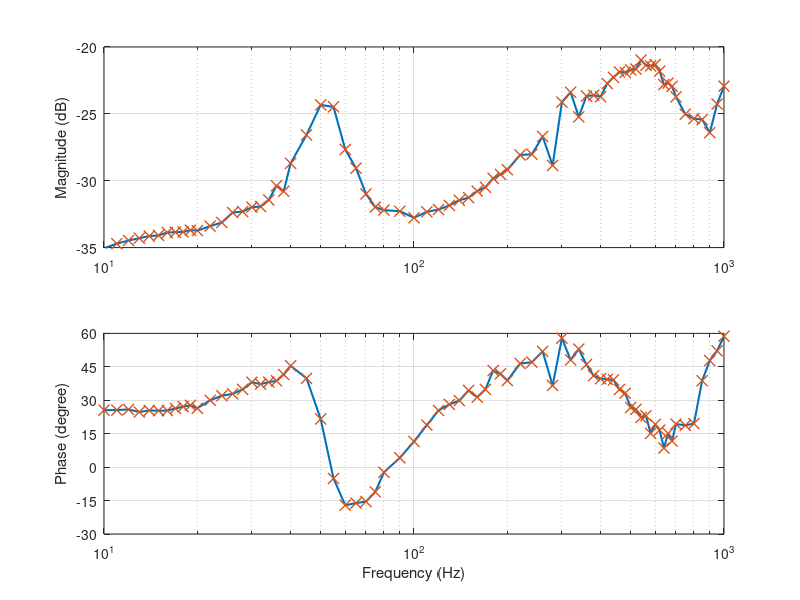

Source code (MATLAB): (Note: this script raises an error after producing the figure.)
load('myfile_0.mat')
p_start=10;
%% 
Length=length(Bode_0);
Frequency=Bode_0(2,1:2:Length-1);

Ydd_mag=Bode_0(3,1:2:Length-1);
Ydd_mag_db = 20*log10(Ydd_mag); 
Ydd_Phase=Bode_0(4,1:2:Length-1);

Ydq_mag=Bode_0(3,2:2:Length);
Ydq_mag_db = 20*log10(Ydq_mag);
Ydq_Phase=Bode_0(4,2:2:Length);

Yqd_mag=Bode_0(5,1:2:Length-1);
Yqd_mag_db = 20*log10(Yqd_mag);
Yqd_Phase=Bode_0(6,1:2:Length-1);

Yqq_mag=Bode_0(5,2:2:Length);
Yqq_mag_db = 20*log10(Yqq_mag);
Yqq_Phase=Bode_0(6,2:2:Length);

Length_new=Length/2;
%% Plot
% Arrange x axis
fbd_L = min(Frequency);
fbd_H = max(Frequency);
xmax = log10(fbd_H)-log10(fbd_L)+1;
x_v(1) = fbd_L;
for x=2:(xmax-1)
x_v(x) = fbd_L*(10^(x-1));
end
x_v(xmax) = fbd_H;

% Color
color_blue = [0, 0.4470, 0.7410];
color2 = [0.8500    0.3250    0.0980];

Mag_H = -20;
Mag_L = -35;
Mag_v = [-35,-30,-25,-20];
Pha_H = 60;
Pha_L = -30;
Pha_v = [-30,-15,0,15,30,45,60];

%% dd
figure(p_start+1)
subplot(2,1,1);
semilogx(Frequency,Ydd_mag_db,'linewidth',1.5,'color',color_blue); grid on; hold on;
semilogx(Frequency,Ydd_mag_db,'rx','linewidth',1,'color',color2,'MarkerSize',8); grid on; hold off;
set(gca,'YLim',[Mag_L Mag_H]);
set(gca,'YTick',Mag_v);
set(gca,'XLim',[fbd_L fbd_H]);
set(gca,'XTick',x_v);
ylabel('Magnitude (dB)')

subplot(2,1,2);
semilogx(Frequency,Ydd_Phase,'linewidth',1.5,'color',color_blue); grid on; hold on;
semilogx(Frequency,Ydd_Phase,'rx','linewidth',1,'color',color2,'MarkerSize',8); grid on; hold off;
set(gca,'YLim',[Pha_L Pha_H]);
set(gca,'YTick',Pha_v);
set(gca,'XLim',[fbd_L fbd_H]);
set(gca,'XTick',x_v);
ylabel('Phase (degree)')
xlabel('Frequency (Hz)')
figure(p_start+1); mtit('$Y_{dd}$','interpreter','latex','FontSize',12)   

%% dq
figure(p_start+2)
subplot(2,1,1);
semilogx(Frequency,Ydq_mag_db,'linewidth',1.5,'color',color_blue); grid on; hold on;
semilogx(Frequency,Ydq_mag_db,'rx','linewidth',1,'color',color2,'MarkerSize',8); grid on; hold off;
set(gca,'YLim',[Mag_L Mag_H]);
set(gca,'YTick',Mag_v);
set(gca,'XLim',[fbd_L fbd_H]);
set(gca,'XTick',x_v);
ylabel('Magnitude (dB)')

subplot(2,1,2);
semilogx(Frequency,Ydq_Phase,'linewidth',1.5,'color',color_blue); grid on; hold on;
semilogx(Frequency,Ydq_Phase,'rx','linewidth',1,'color',color2,'MarkerSize',8); grid on; hold off;
set(gca,'YLim',[Pha_L Pha_H]);
set(gca,'YTick',Pha_v);
set(gca,'XLim',[fbd_L fbd_H]);
set(gca,'XTick',x_v);
ylabel('Phase (degree)')
xlabel('Frequency (Hz)')
figure(p_start+2); mtit('$Y_{dq}$','interpreter','latex','FontSize',12)   

%% qd
figure(p_start+3)
subplot(2,1,1);
semilogx(Frequency,Yqd_mag_db,'linewidth',1.5,'color',color_blue); grid on; hold on;
semilogx(Frequency,Yqd_mag_db,'rx','linewidth',1,'color',color2,'MarkerSize',8); grid on; hold off;
set(gca,'YLim',[Mag_L Mag_H]);
set(gca,'YTick',Mag_v);
set(gca,'XLim',[fbd_L fbd_H]);
set(gca,'XTick',x_v);
ylabel('Magnitude (dB)')

subplot(2,1,2);
semilogx(Frequency,Yqd_Phase,'linewidth',1.5,'color',color_blue); grid on; hold on;
semilogx(Frequency,Yqd_Phase,'rx','linewidth',1,'color',color2,'MarkerSize',8); grid on; hold off;
set(gca,'YLim',[Pha_L Pha_H]);
set(gca,'YTick',Pha_v);
set(gca,'XLim',[fbd_L fbd_H]);
set(gca,'XTick',x_v);
ylabel('Phase (degree)')
xlabel('Frequency (Hz)')
figure(p_start+3); mtit('$Y_{qd}$','interpreter','latex','FontSize',12)   

%% qq
figure(p_start+4)
subplot(2,1,1);
semilogx(Frequency,Yqq_mag_db,'linewidth',1.5,'color',color_blue); grid on; hold on;
semilogx(Frequency,Yqq_mag_db,'rx','linewidth',1,'color',color2,'MarkerSize',8); grid on; hold off;
set(gca,'YLim',[Mag_L Mag_H]);
set(gca,'YTick',Mag_v);
set(gca,'XLim',[fbd_L fbd_H]);
set(gca,'XTick',x_v);
ylabel('Magnitude (dB)')

subplot(2,1,2);
semilogx(Frequency,Yqq_Phase,'linewidth',1.5,'color',color_blue); grid on; hold on;
semilogx(Frequency,Yqq_Phase,'rx','linewidth',1,'color',color2,'MarkerSize',8); grid on; hold off;
set(gca,'YLim',[Pha_L Pha_H]);
set(gca,'YTick',Pha_v);
set(gca,'XLim',[fbd_L fbd_H]);
set(gca,'XTick',x_v);
ylabel('Phase (degree)')
xlabel('Frequency (Hz)')
figure(p_start+4); mtit('$Y_{qq}$','interpreter','latex','FontSize',12)   
